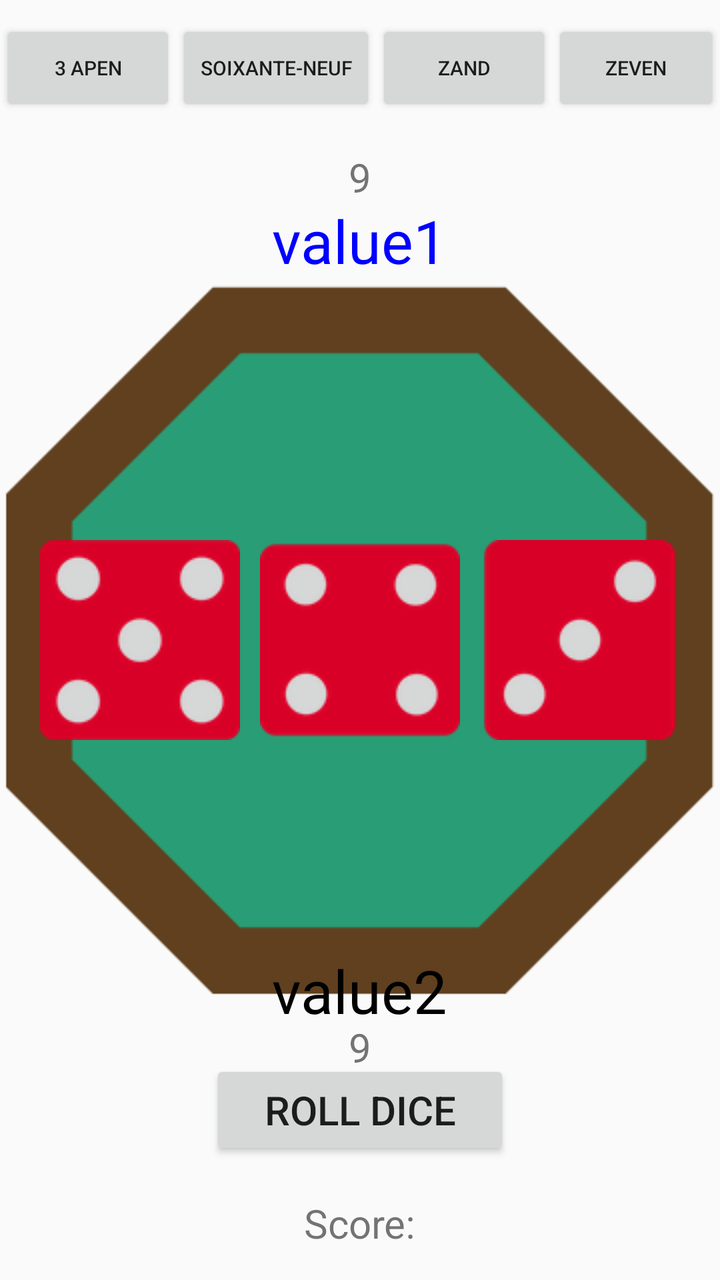
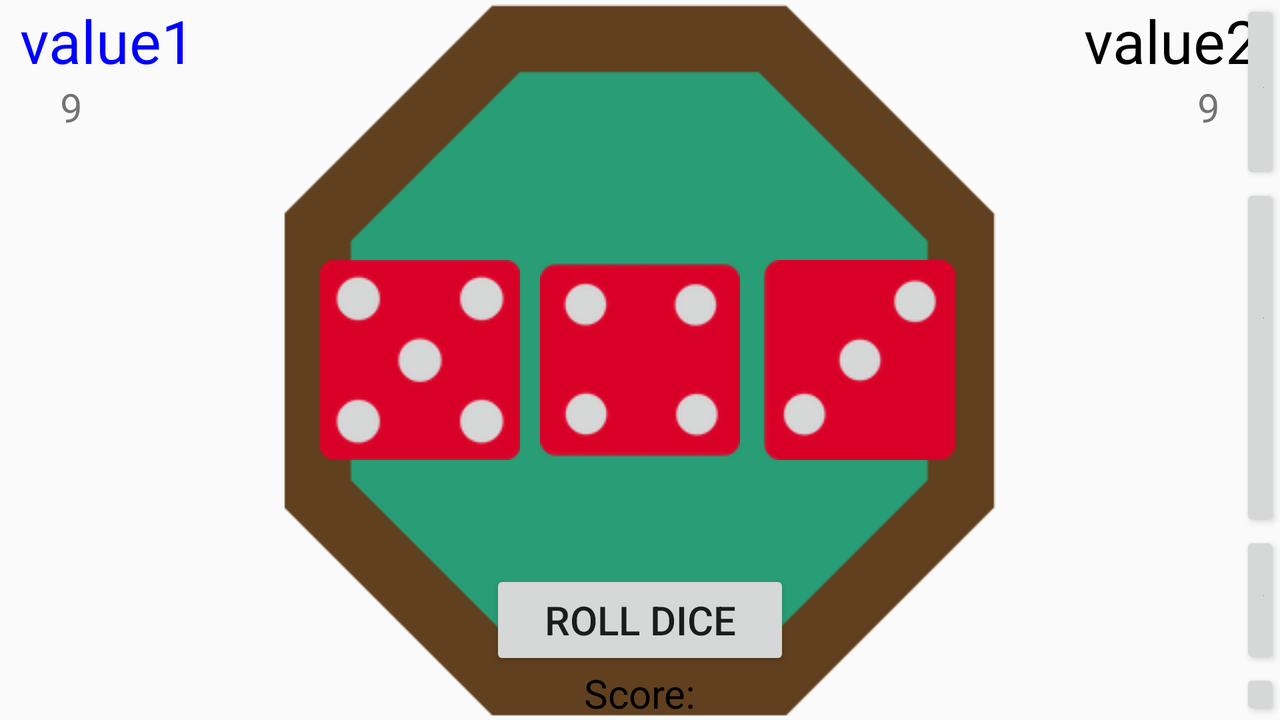

First picture: res/layout/ on a phone held upright. Second picture: the repository's own variant of that layout, on a device whose configuration matches the variant's folder. Source for both follows.
<!-- AndroidManifest.xml: application theme AppTheme -->
<!-- res/layout/activity_game.xml -->
<?xml version="1.0" encoding="utf-8"?>
<RelativeLayout xmlns:android="http://schemas.android.com/apk/res/android"
    xmlns:app="http://schemas.android.com/apk/res-auto"
    xmlns:tools="http://schemas.android.com/tools"
    android:layout_width="match_parent"
    android:layout_height="match_parent"
    tools:context=".Game">

    <ImageView
        android:id="@+id/pitjesbak"
        android:layout_width="wrap_content"
        android:layout_height="wrap_content"
        android:layout_centerVertical="true"
        android:layout_centerHorizontal="true"
        app:srcCompat="@drawable/pitjesbak" />

    <TextView
        android:id="@+id/speler1"
        android:layout_width="wrap_content"
        android:layout_height="wrap_content"
        android:layout_marginTop="100dp"
        android:layout_centerHorizontal="true"
        android:text="value1"
        android:textColor="#FF0000FF"
        android:textSize="30sp"/>

    <TextView
        android:id="@+id/speler2"
        android:layout_width="wrap_content"
        android:layout_height="45dp"
        android:layout_marginBottom="120dp"
        android:layout_alignParentBottom="true"
        android:layout_centerHorizontal="true"
        android:text="value2"
        android:textColor="@color/black"
        android:textSize="30sp" />

    <TextView
        android:id="@+id/scorePlayer2"
        android:layout_width="wrap_content"
        android:layout_height="wrap_content"
        android:layout_centerHorizontal="true"
        android:layout_marginTop="510dp"
        android:text="9"
        android:textSize="20sp"
        android:saveEnabled="true"/>

    <TextView
        android:id="@+id/scorePlayer1"
        android:layout_width="wrap_content"
        android:layout_height="wrap_content"
        android:layout_centerHorizontal="true"
        android:layout_marginTop="75dp"
        android:text="9"
        android:textSize="20sp"
        android:saveEnabled="true"/>


    <LinearLayout
        android:layout_width="250dp"
        android:layout_height="wrap_content"
        android:orientation="horizontal"
        android:layout_centerHorizontal="true"
        android:layout_marginTop="250dp"
        tools:layout_editor_absoluteX="1dp"
        tools:layout_editor_absoluteY="1dp">

        <TextView
            android:id="@+id/hidden1"
            android:layout_width="wrap_content"
            android:layout_height="wrap_content"
            android:text="Clicked"
            android:layout_marginRight="50dp"
            android:layout_marginBottom="0dp"
            android:visibility="invisible"
            android:saveEnabled="true"/>

        <TextView
            android:id="@+id/hidden2"
            android:layout_width="wrap_content"
            android:layout_height="wrap_content"
            android:text="Clicked"
            android:layout_marginBottom="0dp"
            android:visibility="invisible"
            android:saveEnabled="true"/>

        <TextView
            android:id="@+id/hidden3"
            android:layout_width="wrap_content"
            android:layout_height="wrap_content"
            android:text="Clicked"
            android:layout_marginLeft="60dp"
            android:layout_marginBottom="0dp"
            android:visibility="invisible"
            android:saveEnabled="true"/>
    </LinearLayout>

    <LinearLayout
        android:layout_width="wrap_content"
        android:layout_height="wrap_content"
        android:orientation="horizontal"
        android:layout_centerHorizontal="true"
        android:layout_centerVertical="true"
        tools:layout_editor_absoluteX="1dp"
        tools:layout_editor_absoluteY="1dp">

        <ImageButton
            android:id="@+id/button_0"
            android:layout_width="100dp"
            android:layout_height="100dp"
            android:layout_marginRight="10dp"
            android:layout_weight="1"
            app:srcCompat="@drawable/dice_5"
            android:visibility="visible"
            android:saveEnabled="true"/>

        <ImageButton
            android:id="@+id/button_1"
            android:layout_width="100dp"
            android:layout_height="100dp"
            android:layout_marginRight="10dp"
            app:srcCompat="@drawable/dice_4"
            android:visibility="visible"
            android:saveEnabled="true"/>

        <ImageButton
            android:id="@+id/button_2"
            android:layout_width="100dp"
            android:layout_height="100dp"
            app:srcCompat="@drawable/dice_3"
            android:visibility="visible"
            android:saveEnabled="true"/>

    </LinearLayout>

    <ImageButton
        android:id="@+id/button_4"
        android:layout_width="100dp"
        android:layout_height="100dp"
        app:srcCompat="@drawable/dice_3"
        android:layout_centerHorizontal="true"
        android:layout_centerVertical="true"
        android:visibility="invisible"
        android:saveEnabled="true"/>

    <Button
        android:id="@+id/rollDices"
        android:layout_width="150dp"
        android:layout_height="50dp"
        android:layout_alignParentBottom="true"
        android:layout_centerHorizontal="true"
        android:layout_marginBottom="60dp"
        android:text="Roll dice"
        android:visibility="visible"
        android:textSize="20sp" />

    <TextView
        android:id="@+id/drawButton"
        android:layout_width="150dp"
        android:layout_height="50dp"
        android:layout_alignParentBottom="true"
        android:layout_centerHorizontal="true"
        android:layout_marginBottom="60dp"
        android:text="Shake to roll"
        android:visibility="invisible"
        android:gravity="center"
        android:textSize="25sp"
        android:saveEnabled="true"/>

    <TextView
        android:id="@+id/totalScore"
        android:layout_width="wrap_content"
        android:layout_height="wrap_content"
        android:layout_alignParentBottom="true"
        android:layout_centerHorizontal="true"
        android:layout_marginBottom="15dp"
        android:text="Score:"
        android:textSize="20sp"
        android:saveEnabled="true"/>

    <TextView
        android:id="@+id/popUp"
        android:layout_width="300dp"
        android:layout_height="400dp"
        android:layout_weight="2"
        android:text=""
        android:layout_centerHorizontal="true"
        android:layout_centerVertical="true"
        android:background="@color/colorPrimary"
        android:gravity="center"
        android:textAlignment="center"
        android:textSize="25sp"
        android:visibility="invisible"
        android:saveEnabled="true"/>


    <LinearLayout
        android:layout_width="wrap_content"
        android:layout_height="wrap_content"
        android:orientation="horizontal"
        android:layout_marginTop="10dp"
        android:layout_centerHorizontal="true">

        <Button
            android:id="@+id/apen"
            android:layout_width="wrap_content"
            android:layout_height="wrap_content"
            android:text="3 apen"
            android:textSize="10sp" />

        <Button
            android:id="@+id/soixante_neuf"
            android:layout_width="wrap_content"
            android:layout_height="wrap_content"
            android:text="Soixante-neuf"
            android:textSize="10sp"/>

        <Button
            android:id="@+id/zand"
            android:layout_width="wrap_content"
            android:layout_height="wrap_content"
            android:text="Zand"
            android:textSize="10sp"/>

        <Button
            android:id="@+id/zeven"
            android:layout_width="wrap_content"
            android:layout_height="wrap_content"
            android:text="zeven"
            android:textSize="10sp"/>
    </LinearLayout>


    <LinearLayout
        android:id="@+id/rulesPop"
        android:background="@color/background"
        android:layout_width="420dp"
        android:layout_height="800dp"
        android:visibility="invisible"
        android:orientation="vertical"
        android:saveEnabled="true">

        <TextView
            android:layout_height="wrap_content"
            android:layout_width="wrap_content"
            android:text="spelregels"
            android:paddingTop="10dp"
            android:layout_gravity="center"
            android:textSize="17sp"
            android:textStyle="bold"/>

        <TextView
            android:layout_height="wrap_content"
            android:layout_width="wrap_content"
            android:text="Nadat speler 1 heeft gegooid, moet speler 2 eerst 1 keer gooien om zijn beurt te beginnen. Omgekeert hetzelfde."
            android:textSize="15sp"
            android:paddingTop="10dp"
            android:paddingLeft="10dp"
            android:paddingRight="10dp"
            android:textColor="@color/darkBlue"
            android:textStyle="bold"/>

        <TextView
            android:layout_height="wrap_content"
            android:layout_width="wrap_content"
            android:text="De eerste speler gooit 3 dobbelstenen. Na de eerste worp mag hij stoppen. De eerste speler mag vervolgens verder spelen met ofwel alle 3 de stenen ofwel met 1 of 2 van de stenen. De waarde van zijn laatste worp geldt. De andere spelers hebben slechts hetzelfde aantal pogingen als dat de beginner gooide. Dus de andere spelers hebben maximaal 3 pogingen. Wie de hoogste worp gegooid heeft mag 1, 2 of 3 punten aftrekken."
            android:textSize="15sp"
            android:paddingTop="10dp"
            android:paddingLeft="10dp"
            android:paddingRight="10dp"/>

        <TextView
            android:layout_height="wrap_content"
            android:layout_width="wrap_content"
            android:text="De waarde van 1 dobbelsteen: 1 oog = 100 punten, 6 ogen = 60 punten en 5, 4, 3, 2 ogen = 5, 4, 3, 2 punten"
            android:textSize="12sp"
            android:paddingTop="15dp"
            android:paddingLeft="10dp"
            android:paddingRight="10dp"/>

        <TextView
            android:layout_height="wrap_content"
            android:layout_width="wrap_content"
            android:text="Drie azen: 1, 1, 1"
            android:layout_gravity="center"
            android:textSize="15sp"
            android:textStyle="bold"
            android:paddingTop="10dp"
            android:paddingLeft="10dp"
            android:paddingRight="10dp"/>

        <TextView
            android:layout_height="wrap_content"
            android:layout_width="wrap_content"
            android:text="Als iemand 3 azen gooit, wint hij het spel op slag, dit op voorwaarde dat hij daarvoor al minstens 1 streepje uitgewist had. Zo niet is hij direct uitgeschakeld."
            android:textSize="12sp"
            android:paddingLeft="10dp"
            android:paddingRight="10dp" />

        <TextView
            android:layout_height="wrap_content"
            android:layout_width="wrap_content"
            android:text="Soixante neuf: 6, 5, 4"
            android:layout_gravity="center"
            android:textSize="15sp"
            android:textStyle="bold"
            android:paddingTop="10dp"
            android:paddingLeft="10dp"
            android:paddingRight="10dp"/>

        <TextView
            android:layout_height="wrap_content"
            android:layout_width="wrap_content"
            android:text="De winnaar mag 3 streepjes uitwissen"
            android:textSize="12sp"
            android:paddingLeft="10dp"
            android:paddingRight="10dp"/>

        <TextView
            android:layout_height="wrap_content"
            android:layout_width="wrap_content"
            android:text="Zand: driemaal dezelfde waarde 4, 4, 4"
            android:layout_gravity="center"
            android:textSize="15sp"
            android:textStyle="bold"
            android:paddingTop="10dp"
            android:paddingLeft="10dp"
            android:paddingRight="10dp"/>

        <TextView
            android:layout_height="wrap_content"
            android:layout_width="wrap_content"
            android:text="De winnaar mag 2 streepjes uitwissen"
            android:textSize="12sp"
            android:paddingLeft="10dp"
            android:paddingRight="10dp"/>

        <TextView
            android:layout_height="wrap_content"
            android:layout_width="wrap_content"
            android:text="Zeven: 2, 2, 3"
            android:layout_gravity="center"
            android:textSize="15sp"
            android:textStyle="bold"
            android:paddingTop="10dp"
            android:paddingLeft="10dp"
            android:paddingRight="10dp"/>

        <TextView
            android:layout_height="wrap_content"
            android:layout_width="wrap_content"
            android:text="Alle spelers moeten een punt bijtellen."
            android:textSize="12sp"
            android:paddingLeft="10dp"
            android:paddingRight="10dp"/>

        <TextView
            android:layout_height="wrap_content"
            android:layout_width="wrap_content"
            android:text="Ex aequo: Er wordt nogmaal gegooid met 1 dobbelsteen - zes is dan de hoogste."
            android:layout_gravity="center"
            android:textSize="15sp"
            android:textStyle="bold"
            android:paddingTop="10dp"
            android:paddingLeft="10dp"
            android:paddingRight="10dp"/>

    </LinearLayout>
</RelativeLayout>
<!-- resources referenced by this layout -->
<resources>
  <color name="background">#D6DBDF</color>
  <color name="black">#000000</color>
  <color name="colorPrimary">#008577</color>
  <color name="darkBlue">#0000a5</color>
  <!-- drawable dice_3: png bitmap (drawable, 4578 bytes) -->
  <!-- drawable dice_4: png bitmap (drawable, 5406 bytes) -->
  <!-- drawable dice_5: png bitmap (drawable, 5787 bytes) -->
  <!-- drawable pitjesbak: png bitmap (drawable, 8516 bytes) -->
  <style name="AppTheme" parent="Theme.AppCompat.Light.DarkActionBar">
          
          <item name="colorPrimary">@color/colorPrimary</item>
          <item name="colorPrimaryDark">@color/colorPrimaryDark</item>
          <item name="colorAccent">@color/colorAccent</item>
      </style>
  <color name="colorPrimaryDark">#00574B</color>
  <color name="colorAccent">#D81B60</color>
</resources>
<!-- res/layout-land/activity_game.xml (the author's variant of the layout above) -->
<!-- drawn on the phone turned sideways -->
<?xml version="1.0" encoding="utf-8"?>
<RelativeLayout xmlns:android="http://schemas.android.com/apk/res/android"
    xmlns:app="http://schemas.android.com/apk/res-auto"
    xmlns:tools="http://schemas.android.com/tools"
    android:layout_width="match_parent"
    android:layout_height="match_parent"
    tools:context=".Game">

    <ImageView
        android:id="@+id/pitjesbak"
        android:layout_width="wrap_content"
        android:layout_height="wrap_content"
        android:layout_centerVertical="true"
        android:layout_centerHorizontal="true"
        app:srcCompat="@drawable/pitjesbak" />

    <RelativeLayout
        android:layout_width="match_parent"
        android:layout_height="match_parent"
        android:layout_alignParentTop="true"
        android:layout_alignParentLeft="true"
        android:layout_alignParentStart="true"
        android:id="@+id/relativeLayout">

        <TextView
            android:id="@+id/speler1"
            android:layout_width="wrap_content"
            android:layout_height="wrap_content"
            android:layout_alignParentTop="true"
            android:layout_alignParentLeft="true"
            android:layout_alignParentStart="true"
            android:paddingLeft="10dp"
            android:text="value1"
            android:textColor="#FF0000FF"
            android:textSize="30sp"/>

        <TextView
            android:id="@+id/scorePlayer1"
            android:layout_width="wrap_content"
            android:layout_height="wrap_content"
            android:layout_marginTop="40dp"
            android:layout_alignParentTop="true"
            android:layout_alignParentLeft="true"
            android:layout_alignParentStart="true"
            android:paddingLeft="30dp"
            android:text="9"
            android:textSize="20sp"
            android:saveEnabled="true"/>

        <TextView
            android:id="@+id/speler2"
            android:layout_width="wrap_content"
            android:layout_height="45dp"
            android:layout_alignParentTop="true"
            android:layout_alignParentRight="true"
            android:layout_alignParentEnd="true"
            android:text="value2"
            android:paddingRight="10dp"
            android:textColor="@color/black"
            android:textSize="30sp" />

        <TextView
            android:id="@+id/scorePlayer2"
            android:layout_width="wrap_content"
            android:layout_height="wrap_content"
            android:layout_alignParentTop="true"
            android:layout_alignParentRight="true"
            android:layout_alignParentEnd="true"
            android:paddingRight="30dp"
            android:layout_marginTop="40dp"
            android:text="9"
            android:textSize="20sp"
            android:saveEnabled="true"/>

    </RelativeLayout>


    <LinearLayout
        android:layout_width="250dp"
        android:layout_height="wrap_content"
        android:orientation="horizontal"
        android:layout_centerHorizontal="true"
        android:layout_marginTop="73dp"
        tools:layout_editor_absoluteX="1dp"
        tools:layout_editor_absoluteY="1dp">

        <TextView
            android:id="@+id/hidden1"
            android:layout_width="wrap_content"
            android:layout_height="wrap_content"
            android:textColor="@color/black"
            android:text="Clicked"
            android:layout_marginRight="50dp"
            android:layout_marginBottom="0dp"
            android:visibility="invisible"
            android:saveEnabled="true"/>

        <TextView
            android:id="@+id/hidden2"
            android:layout_width="wrap_content"
            android:layout_height="wrap_content"
            android:textColor="@color/black"
            android:text="Clicked"
            android:layout_marginBottom="0dp"
            android:visibility="invisible"
            android:saveEnabled="true"/>

        <TextView
            android:id="@+id/hidden3"
            android:layout_width="wrap_content"
            android:layout_height="wrap_content"
            android:textColor="@color/black"
            android:text="Clicked"
            android:layout_marginLeft="60dp"
            android:layout_marginBottom="0dp"
            android:visibility="invisible"
            android:saveEnabled="true"/>
    </LinearLayout>

    <LinearLayout
        android:layout_width="wrap_content"
        android:layout_height="wrap_content"
        android:orientation="horizontal"
        android:layout_centerHorizontal="true"
        android:layout_centerVertical="true"
        tools:layout_editor_absoluteX="1dp"
        tools:layout_editor_absoluteY="1dp">

        <ImageButton
            android:id="@+id/button_0"
            android:layout_width="100dp"
            android:layout_height="100dp"
            android:layout_marginRight="10dp"
            android:layout_weight="1"
            app:srcCompat="@drawable/dice_5"
            android:visibility="visible"
            android:saveEnabled="true"/>

        <ImageButton
            android:id="@+id/button_1"
            android:layout_width="100dp"
            android:layout_height="100dp"
            android:layout_marginRight="10dp"
            app:srcCompat="@drawable/dice_4"
            android:visibility="visible"
            android:saveEnabled="true"/>

        <ImageButton
            android:id="@+id/button_2"
            android:layout_width="100dp"
            android:layout_height="100dp"
            app:srcCompat="@drawable/dice_3"
            android:visibility="visible"
            android:saveEnabled="true"/>

    </LinearLayout>

    <ImageButton
        android:id="@+id/button_4"
        android:layout_width="100dp"
        android:layout_height="100dp"
        app:srcCompat="@drawable/dice_3"
        android:layout_centerHorizontal="true"
        android:layout_centerVertical="true"
        android:visibility="invisible"
        android:saveEnabled="true"/>

    <Button
        android:id="@+id/rollDices"
        android:layout_width="150dp"
        android:layout_height="50dp"
        android:layout_alignParentBottom="true"
        android:layout_centerHorizontal="true"
        android:layout_marginBottom="25dp"
        android:text="Roll dice"
        android:visibility="visible"
        android:textSize="20sp" />

    <TextView
        android:id="@+id/drawButton"
        android:layout_width="150dp"
        android:layout_height="50dp"
        android:layout_alignParentBottom="true"
        android:layout_centerHorizontal="true"
        android:layout_marginBottom="30dp"
        android:text="Shake to roll"
        android:visibility="invisible"
        android:gravity="center"
        android:textSize="25sp"
        android:saveEnabled="true"/>

    <TextView
        android:id="@+id/totalScore"
        android:layout_width="wrap_content"
        android:layout_height="wrap_content"
        android:layout_alignParentBottom="true"
        android:layout_centerHorizontal="true"
        android:textColor="@color/black"
        android:text="Score:"
        android:textSize="20sp"
        android:saveEnabled="true"/>

    <TextView
        android:id="@+id/popUp"
        android:layout_width="400dp"
        android:layout_height="250dp"
        android:layout_weight="2"
        android:text=""
        android:layout_centerHorizontal="true"
        android:layout_centerVertical="true"
        android:background="@color/colorPrimary"
        android:gravity="center"
        android:textAlignment="center"
        android:textSize="25sp"
        android:visibility="invisible"
        android:saveEnabled="true"/>


    <LinearLayout
        android:layout_width="wrap_content"
        android:layout_height="wrap_content"
        android:orientation="vertical"
        android:layout_alignParentBottom="true"
        android:gravity="right"
        android:layout_marginLeft="620dp">

        <Button
            android:id="@+id/apen"
            android:layout_width="wrap_content"
            android:layout_height="wrap_content"
            android:text="3 apen"
            android:textSize="10sp" />

        <Button
            android:id="@+id/soixante_neuf"
            android:layout_width="wrap_content"
            android:layout_height="wrap_content"
            android:text="Soixante-neuf"
            android:textSize="10sp"/>

        <Button
            android:id="@+id/zand"
            android:layout_width="wrap_content"
            android:layout_height="wrap_content"
            android:text="Zand"
            android:textSize="10sp"/>

        <Button
            android:id="@+id/zeven"
            android:layout_width="wrap_content"
            android:layout_height="wrap_content"
            android:text="zeven"
            android:textSize="10sp"/>
    </LinearLayout>


    <LinearLayout
        android:id="@+id/rulesPop"
        android:background="@color/background"
        android:layout_width="730dp"
        android:layout_height="420dp"
        android:visibility="invisible"
        android:orientation="vertical"
        android:saveEnabled="true">

        <TextView
            android:layout_height="wrap_content"
            android:layout_width="wrap_content"
            android:text="spelregels"
            android:paddingTop="10dp"
            android:layout_gravity="center"
            android:textSize="17sp"
            android:textStyle="bold"/>

        <TextView
            android:layout_height="wrap_content"
            android:layout_width="wrap_content"
            android:text="Nadat speler 1 heeft gegooid, moet speler 2 eerst 1 keer gooien om zijn beurt te beginnen. Omgekeert hetzelfde."
            android:textSize="13.5sp"
            android:paddingTop="10dp"
            android:paddingLeft="10dp"
            android:paddingRight="10dp"
            android:textColor="@color/darkBlue"
            android:textStyle="bold"/>

        <TextView
            android:layout_height="wrap_content"
            android:layout_width="wrap_content"
            android:text="De eerste speler gooit 3 dobbelstenen. Na de eerste worp mag hij stoppen. De eerste speler mag vervolgens verder spelen met ofwel alle 3 de stenen ofwel met 1 of 2 van de stenen. De waarde van zijn laatste worp geldt. De andere spelers hebben slechts hetzelfde aantal pogingen als dat de beginner gooide. Dus de andere spelers hebben maximaal 3 pogingen. Wie de hoogste worp gegooid heeft mag 1, 2 of 3 punten aftrekken."
            android:textSize="15sp"
            android:paddingTop="10dp"
            android:paddingLeft="10dp"
            android:paddingRight="10dp"/>

        <TextView
            android:layout_height="wrap_content"
            android:layout_width="wrap_content"
            android:text="De waarde van 1 dobbelsteen: 1 oog = 100 punten, 6 ogen = 60 punten en 5, 4, 3, 2 ogen = 5, 4, 3, 2 punten"
            android:textSize="12sp"
            android:paddingTop="15dp"
            android:paddingLeft="10dp"
            android:paddingRight="10dp"
            android:layout_gravity="center"/>

        <TextView
            android:layout_height="wrap_content"
            android:layout_width="wrap_content"
            android:text="Drie azen: 1, 1, 1"
            android:layout_gravity="center"
            android:textSize="15sp"
            android:textStyle="bold"
            android:paddingTop="10dp"
            android:paddingLeft="10dp"
            android:paddingRight="10dp"/>

        <TextView
            android:layout_height="wrap_content"
            android:layout_width="wrap_content"
            android:text="Als iemand 3 azen gooit, wint hij het spel op slag, dit op voorwaarde dat hij daarvoor al minstens 1 streepje uitgewist had. Zo niet is hij direct uitgeschakeld."
            android:textSize="12sp"
            android:paddingLeft="10dp"
            android:paddingRight="10dp"
            android:layout_gravity="center"/>

        <TextView
            android:layout_height="wrap_content"
            android:layout_width="wrap_content"
            android:text="Soixante neuf: 6, 5, 4"
            android:layout_gravity="center"
            android:textSize="15sp"
            android:textStyle="bold"
            android:paddingTop="10dp"
            android:paddingLeft="10dp"
            android:paddingRight="10dp" />

        <TextView
            android:layout_height="wrap_content"
            android:layout_width="wrap_content"
            android:text="De winnaar mag 3 streepjes uitwissen"
            android:textSize="12sp"
            android:layout_gravity="center"/>

        <TextView
            android:layout_height="wrap_content"
            android:layout_width="wrap_content"
            android:text="Zand: driemaal dezelfde waarde 4, 4, 4"
            android:layout_gravity="center"
            android:textSize="15sp"
            android:textStyle="bold"
            android:paddingTop="10dp" />

        <TextView
            android:layout_height="wrap_content"
            android:layout_width="wrap_content"
            android:text="De winnaar mag 2 streepjes uitwissen"
            android:textSize="12sp"
            android:layout_gravity="center"/>

        <TextView
            android:layout_height="wrap_content"
            android:layout_width="wrap_content"
            android:text="Zeven: 2, 2, 3"
            android:layout_gravity="center"
            android:textSize="15sp"
            android:textStyle="bold"
            android:paddingTop="10dp" />

        <TextView
            android:layout_height="wrap_content"
            android:layout_width="wrap_content"
            android:text="Alle spelers moeten een punt bijtellen."
            android:textSize="12sp"
            android:layout_gravity="center"/>

        <TextView
            android:layout_height="wrap_content"
            android:layout_width="wrap_content"
            android:text="Ex aequo: Er wordt nogmaal gegooid met 1 dobbelsteen - zes is dan de hoogste."
            android:layout_gravity="center"
            android:textSize="15sp"
            android:textStyle="bold"
            android:paddingTop="10dp" />

    </LinearLayout>

</RelativeLayout>
